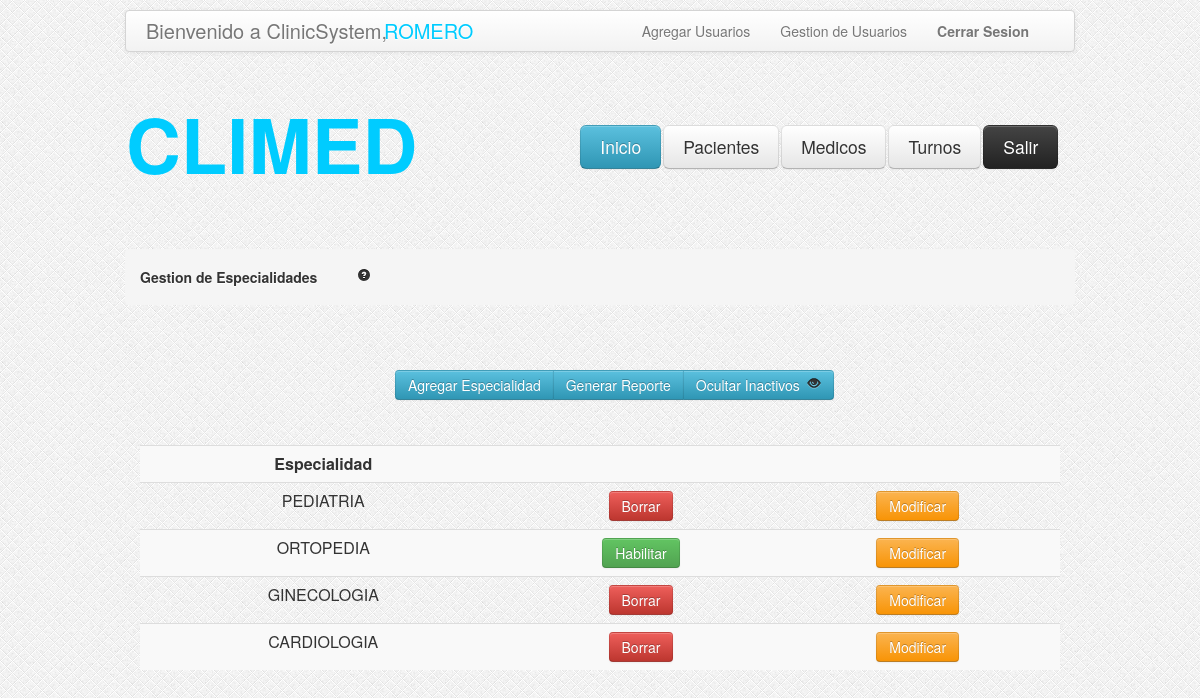
The page /GestionEspecialidades.php?ojito=0 (signed in) on the database its author committed.
### tables this page shows
CREATE TABLE IF NOT EXISTS `especialidades` (
  `idespecialidad` int(11) NOT NULL AUTO_INCREMENT,
  `nombre` varchar(200) NOT NULL,
  `activo` tinyint(1) NOT NULL DEFAULT '1',
  PRIMARY KEY (`idespecialidad`)
);

### GestionEspecialidades.php (the view, shortened to what this page needs)
<?php
	if (!isset($_GET['ojito'])) {
		$ojito=1;
	}else{
		$ojito=$_GET['ojito'];
	}
	$consulta = "SELECT idespecialidad,nombre,activo FROM especialidades where activo = ".$ojito." OR 0 = ".$ojito." ";
    $resultado = mysql_query($consulta);
?>
<html>
<head>
<link rel="stylesheet" type="text/css" href="css/estilo.css"/>
<link rel="stylesheet" type="text/css" href="css/bootstrap.css"/>
<link rel="stylesheet" type="text/css" href="css/bootstrap-responsive.css"/>
</head>
<body style="background-image:url('images/bg.png')">
	<?php include_once('header.php'); ?>
	<div class="encapsulador">
		<div class="contenedor">
			<ul class="breadcrumb">
				<li>
					<h5>Gestion de Especialidades<a href="#" style="margin-left: 40px;"><i class="icon-question-sign"></i></a></h5>
				</li>
			</ul>
			<div class="btn-group" style="margin-top: 45px; margin-left: 270;">
			        <button class="btn btn-info" type="button" onclick="location.href='AltaEspecialidades.php'">Agregar Especialidad</button>
                    <?php
                    if ($_SESSION['tipo'] != "administrador") {
                    ?>
                    	<button class="btn btn-info" type="button" disabled>Generar Reporte</button>
				   	<?php
				   	}else{
				   	?>
				   		<button class="btn btn-info" type="button" onclick="location.href='ReporteEspecialidades.php?ojito=<?php echo $ojito ?>'">Generar Reporte</button>
				   	<?php
				   	}
				   	?>
				   	<button class="btn btn-info" type="button"
					<?php	if($ojito == 1){ ?>
								onclick="location.href='GestionEspecialidades.php?ojito=0'"> Mostrar Inactivos <i class="icon-eye-close" style="margin-left: 3px;"></i>
					<?php	} else { ?>
								onclick="location.href='GestionEspecialidades.php?ojito=1'"> Ocultar Inactivos <i class="icon-eye-open" style="margin-left: 3px;"></i>
					<?php	} ?>
					</button>
			</div>
			<div id="tabla-gestion-especialidades" style="margin-top: 45px; margin-left: 15px; margin-right: 15px;">
				<table class="table table-striped">
					<tr>
						<td><b>Especialidad</b></td>
						<td></td>
						<td></td>
					</tr>
					<?php
				while ($valor = mysql_fetch_array($resultado))
				{
				?>
					<tr>
						<td><?php echo $valor["nombre"]; ?></td>
						<?php
								$idespecialidad = $valor["idespecialidad"];
								if( $valor["activo"] == 1 ){
						?>
									<td><a data-toggle="modal" role="button" href="#borrar<?php echo $idespecialidad; ?>" class="btn btn-danger">Borrar</a></td>
						<?php	}else{ ?>
									<td><button class="btn btn-success" type="button" onclick="location.href='HabilitarEspecialidad.php?idespecialidad=<?php echo $idespecialidad; ?> '">Habilitar</button></td>
						<?php	}  	?>
						<td><button class="btn btn-warning" onclick="location.href='Especialidad.php?idespecialidad=<?php echo $valor["idespecialidad"]; ?>'"type="button">Modificar</button> </td>
					</tr>
				<?php
				}
				?>
				</table>
			</div>
		</div>
	</div>
</body>
</html>

### css/estilo.css (style rules this page uses)
.encapsulador { width:950px; height:auto; margin: auto; }
.contenedor { margin-top: 75px; }

### rows shown on the page
especialidades: nombre "PEDIATRIA"
especialidades: nombre "ORTOPEDIA"
especialidades: nombre "GINECOLOGIA"
especialidades: nombre "CARDIOLOGIA"

### other values the page prints
$usuario "ROMERO"
